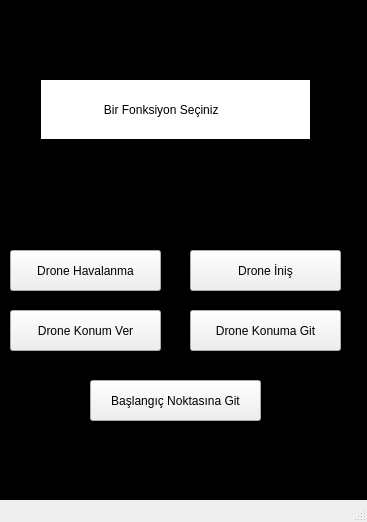
<?xml version="1.0" encoding="UTF-8"?>
<ui version="4.0">
 <class>MainWindow</class>
 <widget class="QMainWindow" name="MainWindow">
  <property name="geometry">
   <rect>
    <x>0</x>
    <y>0</y>
    <width>367</width>
    <height>522</height>
   </rect>
  </property>
  <property name="windowTitle">
   <string>MainWindow</string>
  </property>
  <property name="styleSheet">
   <string notr="true">#centralwidget{
background-color: rgb(0, 0, 0);}</string>
  </property>
  <widget class="QWidget" name="centralwidget">
   <widget class="QPushButton" name="pushButtonKonum">
    <property name="geometry">
     <rect>
      <x>10</x>
      <y>310</y>
      <width>151</width>
      <height>41</height>
     </rect>
    </property>
    <property name="text">
     <string>Drone Konum Ver</string>
    </property>
   </widget>
   <widget class="QPushButton" name="pushButton_konumgit">
    <property name="geometry">
     <rect>
      <x>190</x>
      <y>310</y>
      <width>151</width>
      <height>41</height>
     </rect>
    </property>
    <property name="text">
     <string>Drone Konuma Git</string>
    </property>
   </widget>
   <widget class="QPushButton" name="pushButton_havalan">
    <property name="geometry">
     <rect>
      <x>10</x>
      <y>250</y>
      <width>151</width>
      <height>41</height>
     </rect>
    </property>
    <property name="text">
     <string>Drone Havalanma</string>
    </property>
   </widget>
   <widget class="QPushButton" name="pushButton_inis">
    <property name="geometry">
     <rect>
      <x>190</x>
      <y>250</y>
      <width>151</width>
      <height>41</height>
     </rect>
    </property>
    <property name="styleSheet">
     <string notr="true"/>
    </property>
    <property name="text">
     <string>Drone İniş</string>
    </property>
   </widget>
   <widget class="QLabel" name="label">
    <property name="geometry">
     <rect>
      <x>40</x>
      <y>79</y>
      <width>271</width>
      <height>61</height>
     </rect>
    </property>
    <property name="styleSheet">
     <string notr="true">background-color: rgb(255, 255, 255);</string>
    </property>
    <property name="frameShape">
     <enum>QFrame::Box</enum>
    </property>
    <property name="text">
     <string>                  Bir Fonksiyon Seçiniz</string>
    </property>
   </widget>
   <widget class="QPushButton" name="pushButton">
    <property name="geometry">
     <rect>
      <x>90</x>
      <y>380</y>
      <width>171</width>
      <height>41</height>
     </rect>
    </property>
    <property name="text">
     <string>Başlangıç Noktasına Git</string>
    </property>
   </widget>
  </widget>
  <widget class="QMenuBar" name="menubar">
   <property name="geometry">
    <rect>
     <x>0</x>
     <y>0</y>
     <width>367</width>
     <height>22</height>
    </rect>
   </property>
  </widget>
  <widget class="QStatusBar" name="statusbar"/>
 </widget>
 <resources/>
 <connections/>
</ui>
